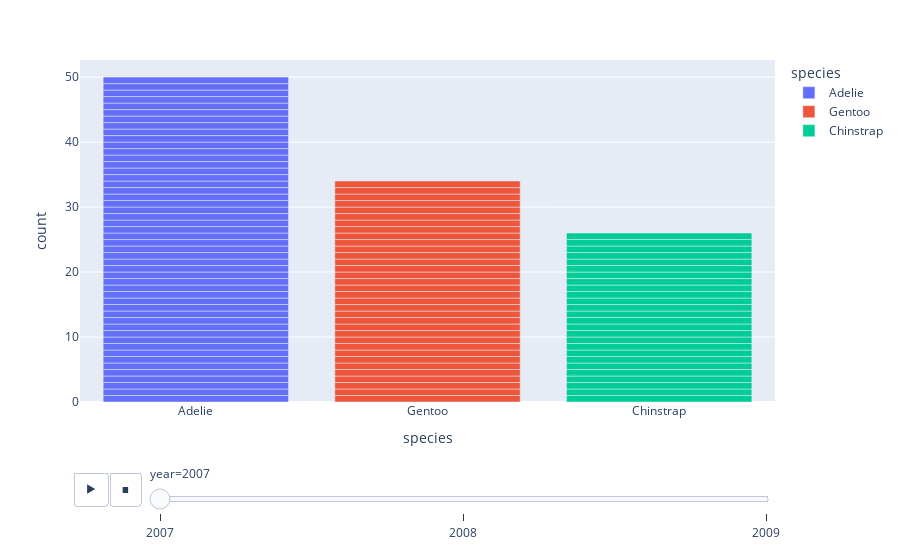

Notebook source saved alongside this figure:
### Markdown cell above
# Bar Chart

### Code cell
fig = px.bar(df, x="species", color="species", animation_frame="year")
fig.show()

### Figure 1 — Plotly figure (JSON) as saved in the notebook; plotly's stock layout.template omitted (floating-point values rounded to 4 significant figures)
{"data": [{"alignmentgroup": "True", "hovertemplate": "species=%{x}<br>year=2007<br>count=%{y}<extra></extra>", "legendgroup": "Adelie", "marker": {"color": "#636efa", "pattern": {"shape": ""}}, "name": "Adelie", "offsetgroup": "Adelie", "orientation": "v", "showlegend": true, "textposition": "auto", "type": "bar", "x": ["Adelie", "Adelie", "Adelie", "Adelie", "Adelie", "Adelie", "Adelie", "Adelie", "Adelie", "Adelie", "Adelie", "Adelie", "Adelie", "Adelie", "Adelie", "Adelie", "Adelie", "Adelie", "Adelie", "Adelie", "Adelie", "Adelie", "Adelie", "Adelie", "Adelie", "Adelie", "Adelie", "Adelie", "Adelie", "Adelie", "Adelie", "Adelie", "Adelie", "Adelie", "Adelie", "Adelie", "Adelie", "Adelie", "Adelie", "Adelie", "Adelie", "Adelie", "Adelie", "Adelie", "Adelie", "Adelie", "Adelie", "Adelie", "Adelie", "Adelie"], "xaxis": "x", "y": [1, 1, 1, 1, 1, 1, 1, 1, 1, 1, 1, 1, 1, 1, 1, 1, 1, 1, 1, 1, 1, 1, 1, 1, 1, 1, 1, 1, 1, 1, 1, 1, 1, 1, 1, 1, 1, 1, 1, 1, 1, 1, 1, 1, 1, 1, 1, 1, 1, 1], "yaxis": "y"}, {"alignmentgroup": "True", "hovertemplate": "species=%{x}<br>year=2007<br>count=%{y}<extra></extra>", "legendgroup": "Gentoo", "marker": {"color": "#EF553B", "pattern": {"shape": ""}}, "name": "Gentoo", "offsetgroup": "Gentoo", "orientation": "v", "showlegend": true, "textposition": "auto", "type": "bar", "x": ["Gentoo", "Gentoo", "Gentoo", "Gentoo", "Gentoo", "Gentoo", "Gentoo", "Gentoo", "Gentoo", "Gentoo", "Gentoo", "Gentoo", "Gentoo", "Gentoo", "Gentoo", "Gentoo", "Gentoo", "Gentoo", "Gentoo", "Gentoo", "Gentoo", "Gentoo", "Gentoo", "Gentoo", "Gentoo", "Gentoo", "Gentoo", "Gentoo", "Gentoo", "Gentoo", "Gentoo", "Gentoo", "Gentoo", "Gentoo"], "xaxis": "x", "y": [1, 1, 1, 1, 1, 1, 1, 1, 1, 1, 1, 1, 1, 1, 1, 1, 1, 1, 1, 1, 1, 1, 1, 1, 1, 1, 1, 1, 1, 1, 1, 1, 1, 1], "yaxis": "y"}, {"alignmentgroup": "True", "hovertemplate": "species=%{x}<br>year=2007<br>count=%{y}<extra></extra>", "legendgroup": "Chinstrap", "marker": {"color": "#00cc96", "pattern": {"shape": ""}}, "name": "Chinstrap", "offsetgroup": "Chinstrap", "orientation": "v", "showlegend": true, "textposition": "auto", "type": "bar", "x": ["Chinstrap", "Chinstrap", "Chinstrap", "Chinstrap", "Chinstrap", "Chinstrap", "Chinstrap", "Chinstrap", "Chinstrap", "Chinstrap", "Chinstrap", "Chinstrap", "Chinstrap", "Chinstrap", "Chinstrap", "Chinstrap", "Chinstrap", "Chinstrap", "Chinstrap", "Chinstrap", "Chinstrap", "Chinstrap", "Chinstrap", "Chinstrap", "Chinstrap", "Chinstrap"], "xaxis": "x", "y": [1, 1, 1, 1, 1, 1, 1, 1, 1, 1, 1, 1, 1, 1, 1, 1, 1, 1, 1, 1, 1, 1, 1, 1, 1, 1], "yaxis": "y"}], "layout": {"barmode": "relative", "legend": {"title": {"text": "species"}, "tracegroupgap": 0}, "margin": {"t": 60}, "sliders": [{"active": 0, "currentvalue": {"prefix": "year="}, "len": 0.9, "pad": {"b": 10, "t": 60}, "steps": [{"args": [["2007"], {"frame": {"duration": 0, "redraw": true}, "fromcurrent": true, "mode": "immediate", "transition": {"duration": 0, "easing": "linear"}}], "label": "2007", "method": "animate"}, {"args": [["2008"], {"frame": {"duration": 0, "redraw": true}, "fromcurrent": true, "mode": "immediate", "transition": {"duration": 0, "easing": "linear"}}], "label": "2008", "method": "animate"}, {"args": [["2009"], {"frame": {"duration": 0, "redraw": true}, "fromcurrent": true, "mode": "immediate", "transition": {"duration": 0, "easing": "linear"}}], "label": "2009", "method": "animate"}], "x": 0.1, "xanchor": "left", "y": 0, "yanchor": "top"}], "updatemenus": [{"buttons": [{"args": [null, {"frame": {"duration": 500, "redraw": true}, "fromcurrent": true, "mode": "immediate", "transition": {"duration": 500, "easing": "linear"}}], "label": "&#9654;", "method": "animate"}, {"args": [[null], {"frame": {"duration": 0, "redraw": true}, "fromcurrent": true, "mode": "immediate", "transition": {"duration": 0, "easing": "linear"}}], "label": "&#9724;", "method": "animate"}], "direction": "left", "pad": {"r": 10, "t": 70}, "showactive": false, "type": "buttons", "x": 0.1, "xanchor": "right", "y": 0, "yanchor": "top"}], "xaxis": {"anchor": "y", "categoryarray": ["Adelie", "Gentoo", "Chinstrap"], "categoryorder": "array", "domain": [0, 1], "title": {"text": "species"}}, "yaxis": {"anchor": "x", "domain": [0, 1], "title": {"text": "count"}}}}
